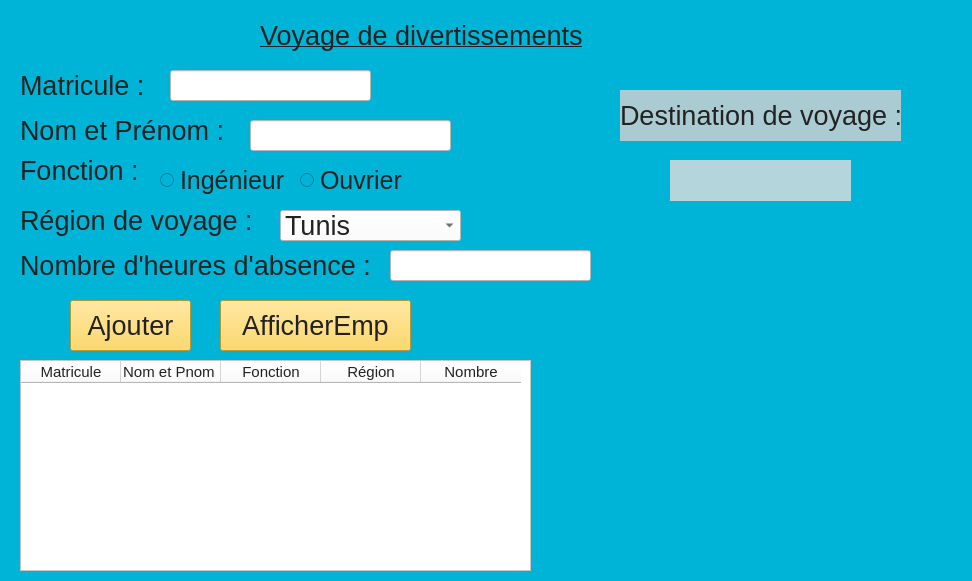
<?xml version="1.0" encoding="UTF-8"?>
<ui version="4.0">
 <class>Form</class>
 <widget class="QWidget" name="Form">
  <property name="geometry">
   <rect>
    <x>0</x>
    <y>0</y>
    <width>972</width>
    <height>581</height>
   </rect>
  </property>
  <property name="windowTitle">
   <string>Form</string>
  </property>
  <property name="styleSheet">
   <string notr="true">background : #00b4d8 ;
color : #222;
font-size : 27px;</string>
  </property>
  <widget class="QLabel" name="label">
   <property name="geometry">
    <rect>
     <x>260</x>
     <y>10</y>
     <width>371</width>
     <height>51</height>
    </rect>
   </property>
   <property name="styleSheet">
    <string notr="true">text-decoration : underline;
text-size : 35px;</string>
   </property>
   <property name="text">
    <string>Voyage de divertissements</string>
   </property>
  </widget>
  <widget class="QLabel" name="label_2">
   <property name="geometry">
    <rect>
     <x>20</x>
     <y>70</y>
     <width>171</width>
     <height>31</height>
    </rect>
   </property>
   <property name="text">
    <string>Matricule :</string>
   </property>
  </widget>
  <widget class="QLabel" name="label_3">
   <property name="geometry">
    <rect>
     <x>20</x>
     <y>110</y>
     <width>231</width>
     <height>41</height>
    </rect>
   </property>
   <property name="text">
    <string>Nom et Prénom :</string>
   </property>
  </widget>
  <widget class="QLabel" name="label_4">
   <property name="geometry">
    <rect>
     <x>20</x>
     <y>250</y>
     <width>361</width>
     <height>31</height>
    </rect>
   </property>
   <property name="text">
    <string>Nombre d'heures d'absence :</string>
   </property>
  </widget>
  <widget class="QLabel" name="label_5">
   <property name="geometry">
    <rect>
     <x>20</x>
     <y>150</y>
     <width>131</width>
     <height>41</height>
    </rect>
   </property>
   <property name="text">
    <string>Fonction :</string>
   </property>
  </widget>
  <widget class="QLabel" name="label_6">
   <property name="geometry">
    <rect>
     <x>20</x>
     <y>200</y>
     <width>261</width>
     <height>41</height>
    </rect>
   </property>
   <property name="text">
    <string>Région de voyage :</string>
   </property>
  </widget>
  <widget class="QPushButton" name="ajout">
   <property name="geometry">
    <rect>
     <x>70</x>
     <y>300</y>
     <width>121</width>
     <height>51</height>
    </rect>
   </property>
   <property name="styleSheet">
    <string notr="true">background : #ffd23f;</string>
   </property>
   <property name="text">
    <string>Ajouter</string>
   </property>
  </widget>
  <widget class="QPushButton" name="aff">
   <property name="geometry">
    <rect>
     <x>220</x>
     <y>300</y>
     <width>191</width>
     <height>51</height>
    </rect>
   </property>
   <property name="styleSheet">
    <string notr="true">background : #ffd23f;</string>
   </property>
   <property name="text">
    <string>AfficherEmp</string>
   </property>
  </widget>
  <widget class="QComboBox" name="regV">
   <property name="geometry">
    <rect>
     <x>280</x>
     <y>210</y>
     <width>181</width>
     <height>31</height>
    </rect>
   </property>
   <property name="styleSheet">
    <string notr="true">background : #fff ;
color : #222;</string>
   </property>
   <item>
    <property name="text">
     <string>Tunis</string>
    </property>
   </item>
   <item>
    <property name="text">
     <string>Sud de la Tunisie</string>
    </property>
   </item>
   <item>
    <property name="text">
     <string>Nord-ouest de la Tunisie</string>
    </property>
   </item>
   <item>
    <property name="text">
     <string>Djerba</string>
    </property>
   </item>
  </widget>
  <widget class="QLineEdit" name="mat">
   <property name="geometry">
    <rect>
     <x>170</x>
     <y>70</y>
     <width>201</width>
     <height>31</height>
    </rect>
   </property>
   <property name="styleSheet">
    <string notr="true">background : #fff ;</string>
   </property>
  </widget>
  <widget class="QRadioButton" name="rIng">
   <property name="geometry">
    <rect>
     <x>160</x>
     <y>160</y>
     <width>161</width>
     <height>41</height>
    </rect>
   </property>
   <property name="styleSheet">
    <string notr="true">font-size : 25px;</string>
   </property>
   <property name="text">
    <string>Ingénieur </string>
   </property>
  </widget>
  <widget class="QRadioButton" name="rOuv">
   <property name="geometry">
    <rect>
     <x>300</x>
     <y>170</y>
     <width>131</width>
     <height>21</height>
    </rect>
   </property>
   <property name="styleSheet">
    <string notr="true">font-size : 25px;</string>
   </property>
   <property name="text">
    <string>Ouvrier</string>
   </property>
  </widget>
  <widget class="QLabel" name="label_7">
   <property name="geometry">
    <rect>
     <x>620</x>
     <y>90</y>
     <width>281</width>
     <height>51</height>
    </rect>
   </property>
   <property name="styleSheet">
    <string notr="true">background-color : #d1d1d1d1;</string>
   </property>
   <property name="text">
    <string>Destination de voyage :</string>
   </property>
  </widget>
  <widget class="QLabel" name="destV">
   <property name="geometry">
    <rect>
     <x>670</x>
     <y>160</y>
     <width>181</width>
     <height>41</height>
    </rect>
   </property>
   <property name="styleSheet">
    <string notr="true">background : #d1dddddd;</string>
   </property>
   <property name="text">
    <string/>
   </property>
  </widget>
  <widget class="QLineEdit" name="nompnom">
   <property name="geometry">
    <rect>
     <x>250</x>
     <y>120</y>
     <width>201</width>
     <height>31</height>
    </rect>
   </property>
   <property name="styleSheet">
    <string notr="true">background : #fff ;</string>
   </property>
  </widget>
  <widget class="QLineEdit" name="nbH">
   <property name="geometry">
    <rect>
     <x>390</x>
     <y>250</y>
     <width>201</width>
     <height>31</height>
    </rect>
   </property>
   <property name="styleSheet">
    <string notr="true">background : #fff ;</string>
   </property>
  </widget>
  <widget class="QTableWidget" name="tableWidget">
   <property name="geometry">
    <rect>
     <x>20</x>
     <y>360</y>
     <width>511</width>
     <height>211</height>
    </rect>
   </property>
   <property name="styleSheet">
    <string notr="true">background : #fff;
font-size : 15px;</string>
   </property>
   <column>
    <property name="text">
     <string>Matricule</string>
    </property>
   </column>
   <column>
    <property name="text">
     <string>Nom et Pnom </string>
    </property>
   </column>
   <column>
    <property name="text">
     <string>Fonction</string>
    </property>
   </column>
   <column>
    <property name="text">
     <string>Région</string>
    </property>
   </column>
   <column>
    <property name="text">
     <string>Nombre</string>
    </property>
   </column>
  </widget>
 </widget>
 <resources/>
 <connections/>
</ui>
